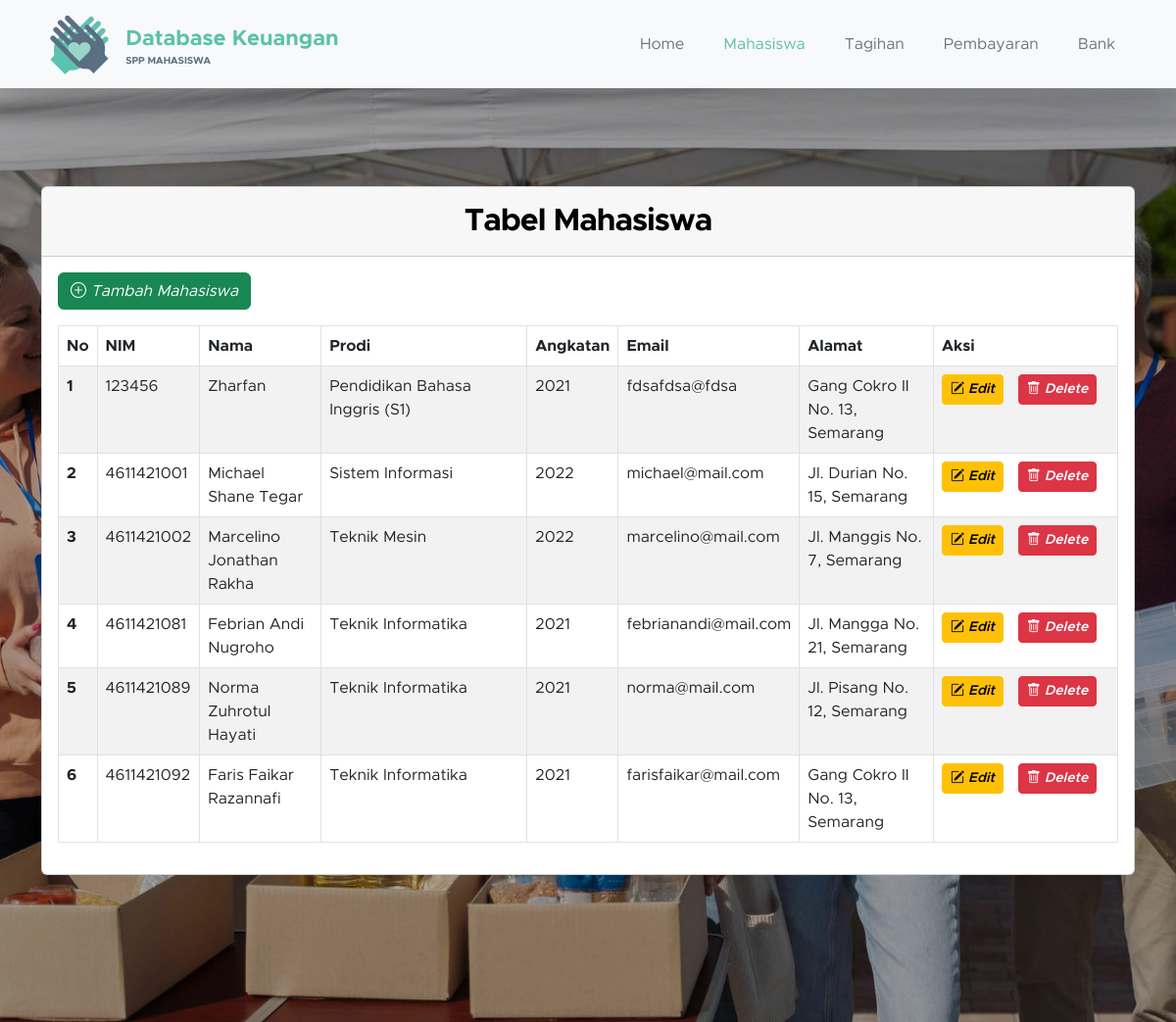
The page /mahasiswa.php on the database its author committed.
### tables this page shows
CREATE TABLE `tbl_mahasiswa` (
  `id` int(32) NOT NULL,
  `nim` bigint(16) NOT NULL,
  `nama` varchar(64) NOT NULL,
  `prodi` varchar(32) NOT NULL,
  `angkatan` varchar(16) NOT NULL,
  `email` varchar(64) NOT NULL,
  `alamat` varchar(128) NOT NULL
);

### mahasiswa.php (the view, shortened to what this page needs)
<!doctype html>
<html lang="en">
<head>
    <link href="css/bootstrap.min.css" rel="stylesheet">
    <link href="css/bootstrap-icons.css" rel="stylesheet">
    <link href="css/templatemo-kind-heart-charity.css" rel="stylesheet">
</head>
<body id="section_1">
    <nav class="navbar navbar-expand-lg bg-light shadow-lg">
        <div class="container">
            <a class="navbar-brand" href="home.php">
                <img src="images/logo.png" class="logo img-fluid" alt="Database Keuangan">
                <span>
                    Database Keuangan
                    <small>SPP Mahasiswa</small>
                </span>
            </a>
            <div class="collapse navbar-collapse" id="navbarNav">
                <ul class="navbar-nav ms-auto">
                    <li class="nav-item">
                        <a class="nav-link" href="home.php">Home</a>
                    </li>
                    <li class="nav-item">
                        <a class="nav-link active" href="mahasiswa.php">Mahasiswa</a>
                    </li>
                    <li class="nav-item">
                        <a class="nav-link" href="tagihan.php">Tagihan</a>
                    </li>
                    <li class="nav-item">
                        <a class="nav-link" href="pembayaran.php">Pembayaran</a>
                    </li>
                    <li class="nav-item">
                        <a class="nav-link" href="bank.php">Bank</a>
                    </li>
                </ul>
            </div>
        </div>
    </nav>
    <main>
        <section class="donate-section" style="padding-top: 100px;">
            <div class="container">
                <div class="col-lg-12">
                    <div class="card">
                        <div class="card-header">
                            <h3 class="card-title" align="center" style="margin-top: 8px;"><strong>Tabel Mahasiswa</strong></h3>
                        </div>
                        <div align="left" style="padding: 1em; padding-bottom: 0;">
                            <a href="src/mahasiswa/create_mahasiswa.php" class="btn btn-success" role="button" aria-disabled="true">
                                <i class="bi bi-plus-circle"> Tambah Mahasiswa</i></a>
                        </div>
                        <div class="card-body">
                            <div class="table-responsive">
                                <table class="table table-bordered table-striped verticle-middle table-responsive-sm">
                                    <thead>
                                        <tr>
                                            <th scope="col">No</th>
                                            <th scope="col">NIM</th>
                                            <th scope="col">Nama</th>
                                            <th scope="col" width="210px">Prodi</th>
                                            <th scope="col">Angkatan</th>
                                            <th scope="col">Email</th>
                                            <th scope="col">Alamat</th>
                                            <th scope="col" width="188px">Aksi</th>
                                        </tr>
                                    </thead>
                                    <tbody>
                                        <?php
                                        require 'connection.php';
                                        $hasil = mysqli_query($koneksi, "SELECT * FROM tbl_mahasiswa")
                                        ?>
                                        <?php
                                        $no = 1;
                                        while ($data = mysqli_fetch_array($hasil)) {
                                            echo "<tr>";
                                            echo "<th>" . $no . "</th>";
                                            echo "<td>" . $data['nim'] . "</td>";
                                            echo "<td>" . $data['nama'] . "</td>";
                                            echo "<td>" . $data['prodi'] . "</td>";
                                            echo "<td>" . $data['angkatan'] . "</td>";
                                            echo "<td>" . $data['email'] . "</td>";
                                            echo "<td>" . $data['alamat'] . "</td>";
                                            echo "<td>
                                            <a href='src/mahasiswa/edit_mahasiswa.php?nim=$data[nim]' class='btn btn-warning btn-sm' style='font-weight: 600; margin-right: 10px;'><i class='bi bi-pencil-square'> Edit</i></a>
                                            <a href='src/mahasiswa/delete_mahasiswa.php?nim=$data[nim]' class='btn btn-danger btn-sm' style='font-weight: 600; margin-right: 10px;'><i class='bi bi-trash'> Delete</i></a>
                                            </td>";
                                            echo "</tr>";
                                            $no++;
                                        }
                                        ?>
                                    </tbody>
                                </table>
                            </div>
                        </div>
                    </div>
                </div>
            </div>
        </section>
    </main>
</body>
</html>

### css/templatemo-kind-heart-charity.css (style rules this page uses)
:root { --white-color: #ffffff; --primary-color: #5bc1ac; --secondary-color: #5a6f80; --section-bg-color: #f0f8ff; --site-footer-bg-color: #44525d; --custom-btn-bg-color: #597081; --custom-btn-bg-hover-color: #5bc1ac; --dark-color: #000000; --p-color: #717275; --border-color: #e9eaeb; --body-font-family: 'Metropolis', sans-serif; --h1-font-size: 52px; --h2-font-size: 46px; --h3-font-size: 32px; --h4-font-size: 28px; --h5-font-size: 24px; --h6-font-size: 22px; --p-font-size: 16px; --btn-font-size: 18px; --copyright-font-size: 14px; --border-radius-large: 100px; --border-radius-medium: 20px; --border-radius-small: 10px; --font-weight-light: 300; --font-weight-normal: 400; --font-weight-semibold: 600; --font-weight-bold: 700; }
body { background-color: var(--white-color); font-family: var(--body-font-family); }
h2, h3, h4, h5, h6 { color: var(--dark-color); }
h1, h2, h3, h4, h5, h6 { font-weight: var(--font-weight-semibold); letter-spacing: -1px; }
h3 { font-size: var(--h3-font-size); }
ul li { color: var(--p-color); font-size: var(--p-font-size); font-weight: var(--font-weight-normal); }
a, button { touch-action: manipulation; transition: all 0.3s; }
a { color: var(--p-color); text-decoration: none; }
b, strong { font-weight: var(--font-weight-bold); }
.section-overlay + .container { position: relative; }
.navbar { background: var(--white-color); z-index: 9; padding-top: 0; padding-bottom: 0; }
.navbar-brand { color: var(--primary-color); font-size: var(--h6-font-size); font-weight: var(--font-weight-bold); }
.navbar-brand span { display: inline-block; vertical-align: middle; }
.navbar-brand small { color: var(--secondary-color); display: block; font-size: 10px; line-height: normal; text-transform: uppercase; }
.logo { width: 80px; height: auto; }
.navbar-expand-lg .navbar-nav .nav-link { margin-right: 0; margin-left: 0; padding: 20px; }
.navbar-nav .nav-link { display: inline-block; color: var(--p-color); font-size: var(--p-font-size); font-weight: var(--font-weight-medium); position: relative; padding-top: 15px; padding-bottom: 15px; }
.navbar-nav .nav-link.active, .navbar-nav .nav-link:hover { background: transparent; color: var(--primary-color); }
.donate-section { background-image: url('../images/different-people-doing-volunteer-work.jpg'); background-repeat: no-repeat; background-position: center; background-size: cover; position: relative; padding-top: 150px; padding-bottom: 150px; }

### rows shown on the page
tbl_mahasiswa: nim "123456", nama "Zharfan", prodi "Pendidikan Bahasa Inggris (S1)", angkatan "2021", email "fdsafdsa@fdsa", alamat "Gang Cokro II No. 13, Semarang"
tbl_mahasiswa: nim "4611421001", nama "Michael Shane Tegar", prodi "Sistem Informasi", angkatan "2022", email "michael@mail.com", alamat "Jl. Durian No. 15, Semarang"
tbl_mahasiswa: nim "4611421002", nama "Marcelino Jonathan Rakha", prodi "Teknik Mesin", angkatan "2022", email "marcelino@mail.com", alamat "Jl. Manggis No. 7, Semarang"
tbl_mahasiswa: nim "4611421081", nama "Febrian Andi Nugroho", prodi "Teknik Informatika", angkatan "2021", email "febrianandi@mail.com", alamat "Jl. Mangga No. 21, Semarang"
tbl_mahasiswa: nim "4611421089", nama "Norma Zuhrotul Hayati", prodi "Teknik Informatika", angkatan "2021", email "norma@mail.com", alamat "Jl. Pisang No. 12, Semarang"
tbl_mahasiswa: nim "4611421092", nama "Faris Faikar Razannafi", prodi "Teknik Informatika", angkatan "2021", email "farisfaikar@mail.com", alamat "Gang Cokro II No. 13, Semarang"
